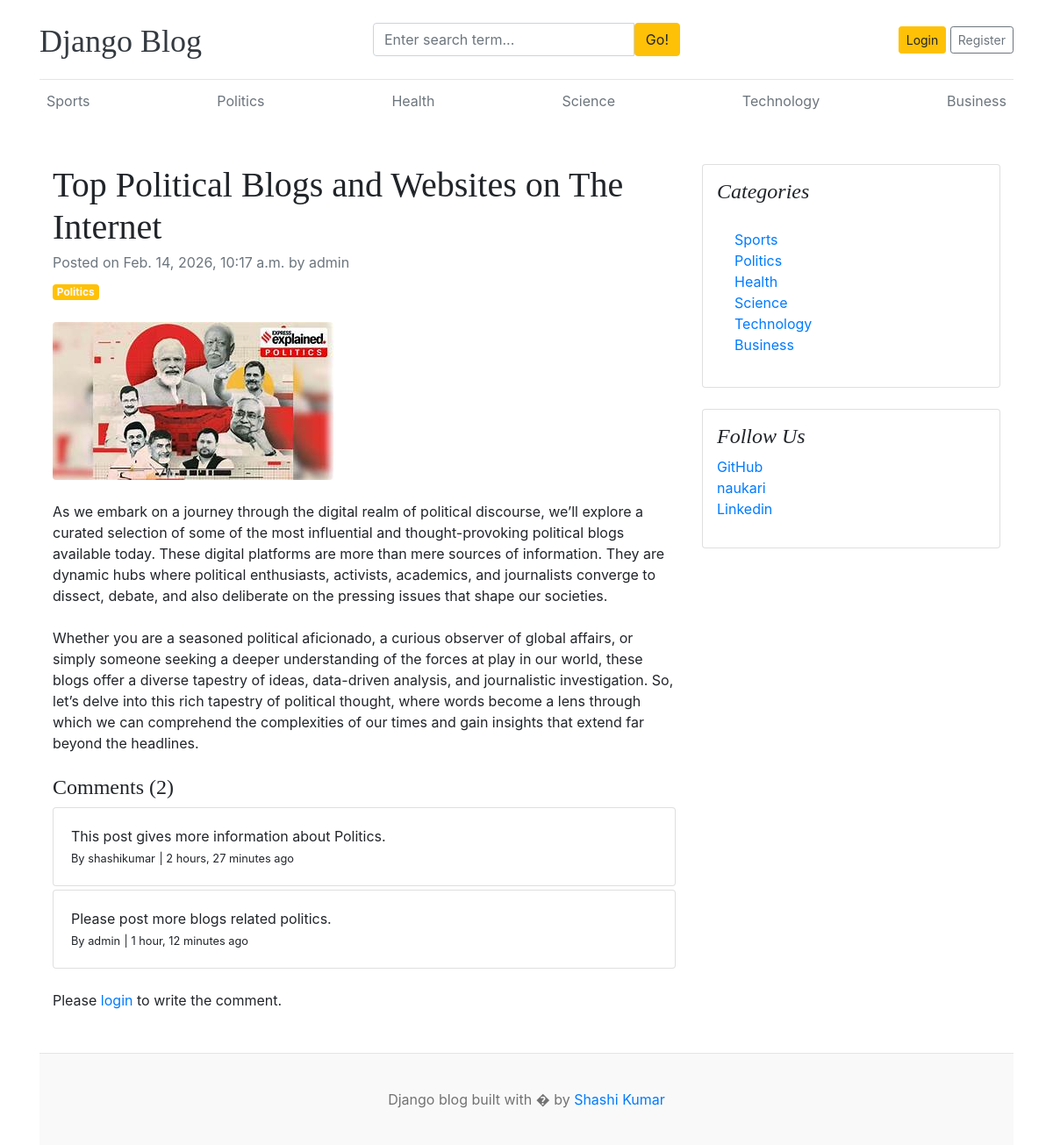
Page /blogs/top-political-blogs-and-websites-on-the-internet/ on the committed database.
### blogs/models.py (models this page shows, shortened)
class Category(models.Model):
    category_name = models.CharField(max_length=50,unique=True)
    created_at = models.DateTimeField(auto_now_add=True)
    updated_at = models.DateTimeField(auto_now=True)
    class Meta:
        verbose_name_plural = 'Categories'
    def __str__(self):
        return self.category_name

class Blog(models.Model):
    title = models.CharField(max_length=100)
    slug = models.SlugField(max_length=150,unique=True,blank=True)
    category = models.ForeignKey(Category, on_delete=models.CASCADE)
    author = models.ForeignKey(User,on_delete=models.CASCADE)
    featured_image = models.ImageField(upload_to='uploads/%Y/%m/%d')
    short_description = models.TextField(max_length=500)
    blog_body = models.TextField(max_length=2000)
    status = models.CharField(max_length=20,choices=STATUS_CHOICES,default="Draft")
    is_featured = models.BooleanField(default=False)
    created_at = models.DateTimeField(auto_now_add=True)
    updated_at = models.DateTimeField(auto_now=True)

class Comment(models.Model):
    user = models.ForeignKey(User ,on_delete=models.CASCADE)
    blog = models.ForeignKey(Blog,on_delete=models.CASCADE)
    comment = models.TextField(max_length=250)
    created_at = models.DateTimeField(auto_now_add=True)
    updated_at = models.DateTimeField(auto_now=True)
    def __str__(self):
        return self.comment

### assignments/models.py (models this page shows, shortened)
class SocialLink(models.Model):
    platform =models.CharField(max_length=25)
    link = models.URLField(max_length=100)
    created_at = models.DateTimeField(auto_now_add=True)
    updated_at = models.DateTimeField(auto_now=True)

### blogs/views.py (the view, shortened to what this page needs)
# urls.py: path('blogs/<slug:slug>/',BlogsView.blogs,name='blogs'),
def blogs(request,slug):
    single_blog = get_object_or_404(Blog,slug=slug,status='Published')
    comments =Comment.objects.filter(blog=single_blog)
    comment_count = comments.count()
    context ={
        'single_blog':single_blog,
        'comments':comments,
        'comment_count' :comment_count
    }
    return render(request,'blogs.html',context)

### blogs/context_processors.py (called while the page is built)
def get_categories(request):
    categories = Category.objects.all()
    return dict(categories=categories)

def get_social_links(request):
    social_links = SocialLink.objects.all()
    return dict(social_links=social_links)

### templates/blogs.html
{% extends 'base.html' %}
{% block content %}
<div class="container mt-5">
    <div class="row">
        <div class="col-lg-8">
            <article>
                <header class="mb-4">
                    <h1 class="fw-bolder mb-1">{{ single_blog.title }}</h1>
                    <div class="text-muted fst-italic mb-2">Posted on {{ single_blog.created_at }} by {{ single_blog.author }}</div>
                    <a class="badge bg-warning text-decoration-none text-light" href="#!">{{ single_blog.category }}</a>
                </header>
                <figure class="mb-4"><img class="img-fluid rounded" src="{{ single_blog.featured_image.url }}" alt="..." /></figure>
                <section class="mb-5">
                    <p class="fs-5 mb-4">{{ single_blog.short_description }}</p>
                    <p class="fs-5 mb-4">{{ single_blog.blog_body }}</p>
                     <h4>Comments ({{ comment_count }})</h4>
                     {% if comments %}
                     {% for comment in comments %}
                     <div class="card mt-1">
                        <div class="card-body">
                            <p class="card-text mb-0">{{ comment }}</p>
                            <span>
                                <small>By {{ comment.user }}</small>
                                <small>| {{ comment.created_at |timesince }} ago</small>
                            </span>
                        </div>
                     </div>
                     {% endfor %}
                     {% else %}
                     No comments yet.
                    {% endif %}
                    <br>
                    <div class="form-group">
                        {% if user.is_authenticated %}
                        <form action="" method="POST">
                            {% csrf_token %}
                            <div class="form-group">
                                <textarea class="form-control" name="comment" placeholder="Write your comment"></textarea>
                                <input type="submit" value="Submit" class="btn btn-primary mt-2">
                            </div>
                        </form>
                        {% else %}
                        <p>Please <span><a href="{% url 'login' %}">login</a></span> to write the comment.</p>
                        {% endif %}
                    </div>
                    </section>
            </article>
        </div>
        <div class="col-lg-4">
            <div class="card mb-4 p-3">
                <h4 class="font-italic">Categories</h4>
                <div class="card-body">
                    <div class="row">
                        <div class="col-sm-6">
                            <ul class="list-unstyled mb-0">
                                {% for cat in categories %}
                                <li><a href="{% url 'posts_by_category' cat.id %}">{{ cat.category_name }}</a></li>
                                {% endfor %}
                            </ul>
                        </div>
                    </div>
                </div>
            </div>
            {% if social_links %}
            <div class="card mb-4 p-3">
              <h4 class="font-italic">Follow Us</h4>
              <ol class="list-unstyled">
                {% for i in social_links %}
                <li><a href="{{ i.link }}" target="_blank">{{ i.platform }}</a></li>
                {% endfor %}
              </ol>
            </div>
            {% endif %}
        </div>
    </div>
</div>
{% endblock %}

### templates/base.html (shortened to what this page needs)
{% load static %}
<!DOCTYPE html>
<html lang="en">
<head>
    <link href="https://getbootstrap.com/docs/4.0/dist/css/bootstrap.min.css" rel="stylesheet">
    <link href="{% static 'css/blog.css' %}" rel="stylesheet">
    <link rel="stylesheet" href="https://cdnjs.cloudflare.com/ajax/libs/font-awesome/4.7.0/css/font-awesome.min.css">
  </head>
<body>
    <div class="container">
      <header class="blog-header py-3">
        <div class="row flex-nowrap justify-content-between align-items-center">
          <div class="col-4 pt-1">
            <a class="blog-header-logo text-dark" href="/">Django Blog</a>
          </div>
          <div class="col-4">
            <form action="{% url 'search' %}" method="GET">
                <div class="input-group">
                    <input class="form-control" type="text" name="keyword" value="{{ keyword }}"placeholder="Enter search term..." aria-label="Enter search term..." aria-describedby="button-search" />
                    <button type="submit" class="btn btn-warning" id="button-search" type="button">Go!</button>
                </div>
            </form>
          </div>
          <div class="col-4 d-flex justify-content-end align-items-center">
            {% if not user.is_authenticated %}
            <a class="btn btn-sm btn-warning" href="{% url 'login' %}">Login</a> &nbsp;
            <a class="btn btn-sm btn-outline-secondary" href="{% url 'register' %}">Register</a>
            {% else %}
            <a href="{% url 'dashboard' %}">Dashboard</a>
            &emsp;
            <span><a href="{% url 'logout' %}">Logout</a></span>
            {% endif %}
          </div>
        </div>
      </header>
      <div class="nav-scroller py-1 mb-2">
        <nav class="nav d-flex justify-content-between">
          {% for cat in categories %}
          <a class="p-2 text-muted" href="{% url 'posts_by_category' cat.id %}">{{ cat.category_name }}</a>
          {% endfor %}
        </nav>
      </div>
 {% block content %}
 {% endblock %}
<footer class="blog-footer">
    <p>Django blog built with � by <a href="#">Shashi Kumar</a></p>
  </footer>
  </body>
  </html>

### blog_main/static/css/blog.css (style rules this page uses)
.blog-header { border-bottom: 1px solid #e5e5e5; }
.blog-header-logo { font-family: "Playfair Display", Georgia, "Times New Roman", serif; font-size: 2.25rem; }
h1, h2, h3, h4, h5, h6 { font-family: "Playfair Display", Georgia, "Times New Roman", serif; }
.blog-footer { padding: 2.5rem 0; color: #727272; text-align: center; background-color: #f9f9f9; border-top: .05rem solid #e5e5e5; }
.blog-footer p:last-child { margin-bottom: 0; }

### rows in the picture
Category: category_name "Sports"
Category: category_name "Politics"
Category: category_name "Health"
Category: category_name "Science"
Category: category_name "Technology"
Category: category_name "Business"
Blog: title "Top Political Blogs and Websites on The Internet", created_at "Feb. 14, 2026, 10:17 a.m.", author "admin", category "Politics", featured_image (picture), short_description "As we embark on a journey through the digital realm of political discourse, we’ll explore a curated selection of some of the most influential and thought-provoking political blogs available today. These digital platforms are more than mere sources of information. They are dynamic hubs where political enthusiasts, activists, academics, and journalists converge to dissect, debate, and also deliberate on the pressing issues that shape our societies.", blog_body "Whether you are a seasoned political aficionado, a curious observer of global affairs, or simply someone seeking a deeper understanding of the forces at play in our world, these blogs offer a diverse tapestry of ideas, data-driven analysis, and journalistic investigation. So, let’s delve into this rich tapestry of political thought, where words become a lens through which we can comprehend the complexities of our times and gain insights that extend far beyond the headlines."
Comment: comment "This post gives more information about Politics.", user "shashikumar", created_at "2 hours, 27 minutes"
Comment: comment "Please post more blogs related politics.", user "admin", created_at "1 hour, 12 minutes"
SocialLink: platform "GitHub"
SocialLink: platform "naukari"
SocialLink: platform "Linkedin"

### other values in the picture
{{ comment_count }} "2"
